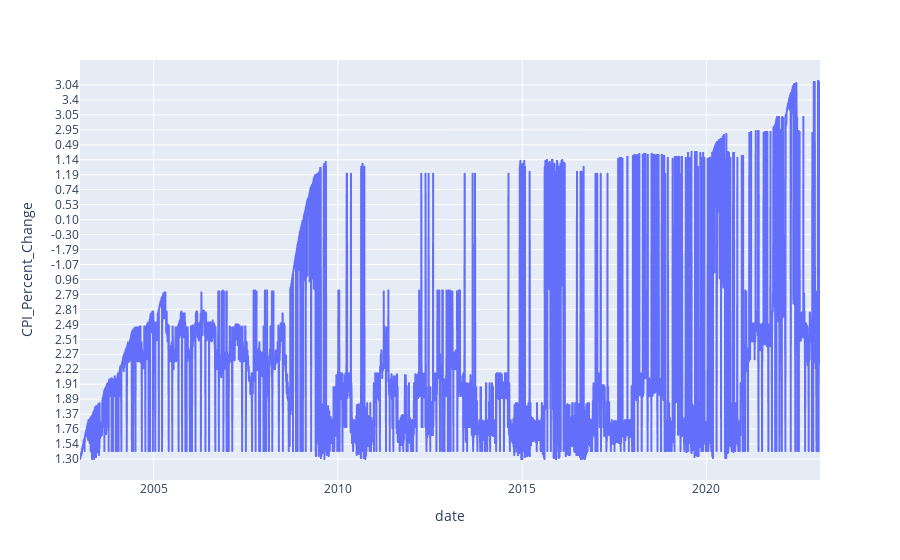

The code cell stored with this chart in its notebook:
### Markdown cell above
## CPI Data

### Code cell
import plotly.express as px
fig = px.line(cpi, x='date', y="CPI_Percent_Change")
fig.show()

### Figure 1 — Plotly figure (JSON) as saved in the notebook; plotly's stock layout.template omitted (floating-point values rounded to 4 significant figures; data arrays with more than 128 entries replaced by an {"elided": "..."} marker saying what was removed)
{"data": [{"hovertemplate": "date=%{x}<br>CPI_Percent_Change=%{y}<extra></extra>", "legendgroup": "", "line": {"color": "#636efa", "dash": "solid"}, "marker": {"symbol": "circle"}, "mode": "lines", "name": "", "showlegend": false, "type": "scattergl", "x": {"elided": "5238 str values"}, "xaxis": "x", "y": {"elided": "5238 str values"}, "yaxis": "y"}], "layout": {"legend": {"tracegroupgap": 0}, "margin": {"t": 60}, "xaxis": {"anchor": "y", "domain": [0, 1], "title": {"text": "date"}}, "yaxis": {"anchor": "x", "domain": [0, 1], "title": {"text": "CPI_Percent_Change"}}}}
